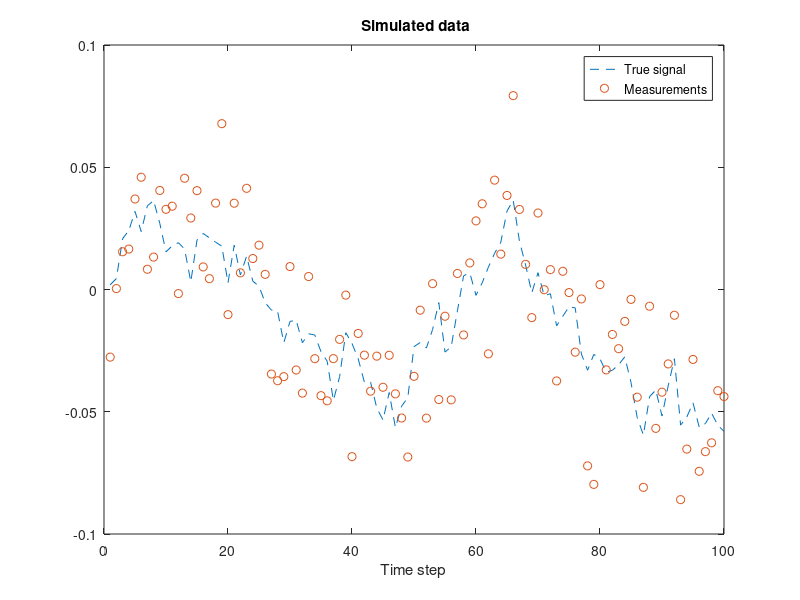
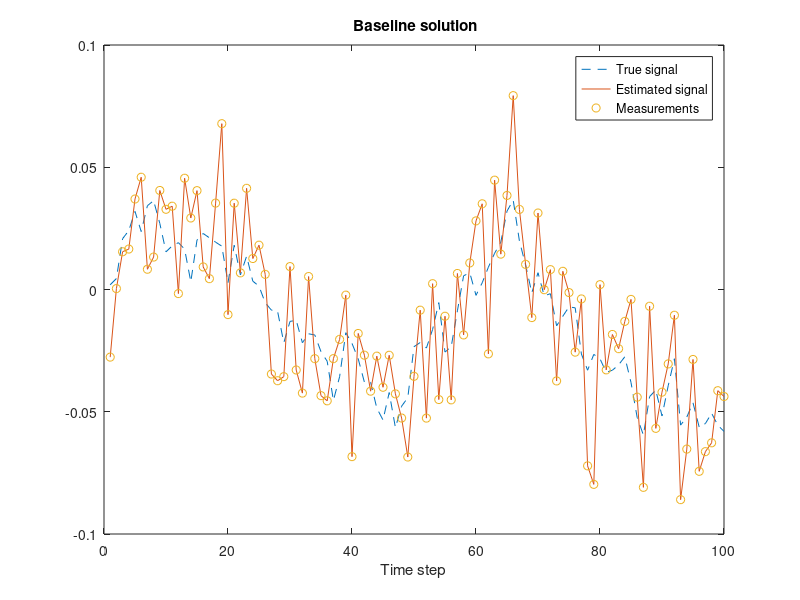
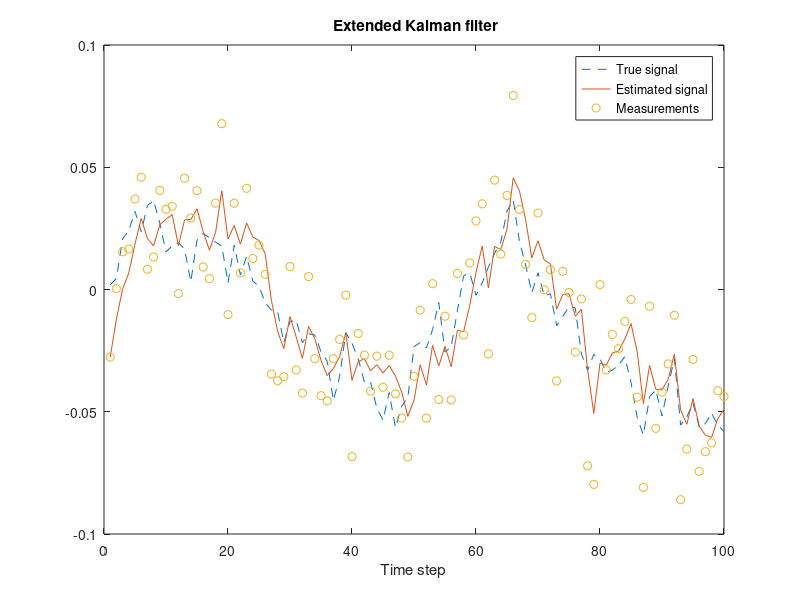

The MATLAB script that drew these images, in order:
%%%%%%%%%%%%%%%%%%%%%%%%%%%%%%%%%%%%%%%%%%%%%%%%%%%%%%%%%%%%%%%%%
%
% Ex-04: (1). Part (b). Implement EKF for the given non-linear
%                       system
%
%%%%%%%%%%%%%%%%%%%%%%%%%%%%%%%%%%%%%%%%%%%%%%%%%%%%%%%%%%%%%%%%%

%% Generate data
  % Lock random seed
  rng(123,'twister');

  gauss_rnd = @(m,S) m + chol(S)'*randn(size(m));
  rmse = @(x,y) sqrt(mean((x(:)-y(:)).^2));

  % Define parameters
  steps = 100;  % Number of time steps

  A = @(x) x - (0.01*sin(x));  % State function
  Ax = @(x) 1 - (0.01*cos(x)); % State Jacobian

  H = @(x) (0.5*sin(2*x));   % Measurement function
  Hx = @(x) cos(2*x);        % Measurement Jacobian

  Q = 0.01^2; % Process noise covariance
  R = 0.02^2;   % Measurement noise covariance

 % This is the true initial value
  x0 = [0;0.1]; 

  % Simulate data
  X = zeros(2,steps);  % The true signal
  Y = zeros(1,steps);  % Measurements
  T = 1:steps;         % Time
  x = x0;
  for k=1:steps
    x = gauss_rnd(A(x),Q);
    y = gauss_rnd(x(1),R);
    X(:,k) = x;
    Y(:,k) = y;
  end

  % Visualize
  figure; clf;
    plot(T,X(1,:),'--',T,Y,'o');
    legend('True signal','Measurements');
    xlabel('Time step'); title('\bf Simulated data')
    
  % Report and pause
  fprintf('This is the simulated data. Press enter.\n');
  pause;

%% Baseline solution
  % Baseline solution. The estimates
  % of x_k are stored as columns of
  % the matrix EST1.
  
  % Calculate baseline estimate
  m1 = [0;1];  % Initialize first step with a guess
  EST1 = zeros(2,steps);
  for k=1:steps
    m1(2) = Y(k)-m1(1);
    m1(1) = Y(k);
    EST1(:,k) = m1;
  end

  % Visualize results
  figure; clf;
  
  % Plot the signal and its estimate
  plot(T,X(1,:),'--',T,EST1(1,:),'-',T,Y,'o');
  legend('True signal','Estimated signal','Measurements');
  xlabel('Time step'); title('\bf Baseline solution')

  % Compute error
  err1 = rmse(X,EST1)
  
  % Report and pause
  fprintf('This is the base line estimate. Press enter.\n');
  pause

%% Extended Kalman Filter (EKF)

  m2 = 0;  % Initialize first step
  P2 = eye(1); % Some uncertanty in covariance  
  EST2 = zeros(1,steps); % Allocate space for results

  % Run Kalman filter
  for k=1:steps
    % Replace these with the Kalman filter equations
    
    %%Prediction
    m2_pred = A(m2);
    P2_pred = Ax(m2)*P2*Ax(m2)' + Q;
   
    %Update
    vk = Y(k) - H(m2_pred);
    Sk = Hx(m2_pred)*P2_pred*Hx(m2_pred)' + R;
    Kk = P2_pred*Hx(m2_pred)'/Sk;
    
    m2 = m2_pred + Kk*vk;
    P2 = P2_pred - (Kk*Sk*Kk');
    
    % Store the results
    EST2(:,k) = m2;
  end

  % Visualize results
  figure; clf
  
  % Plot the signal and its estimate
    plot(T,X(1,:),'--',T,EST2(1,:),'-',T,Y,'o');
    legend('True signal','Estimated signal','Measurements');
    xlabel('Time step'); title('\bf Extended Kalman filter')

  % Compute error
  err2 = rmse(X(1,:),EST2)

  % Report and pause
  fprintf('This will be the EKF estimate. Press enter.\n');
  pause;